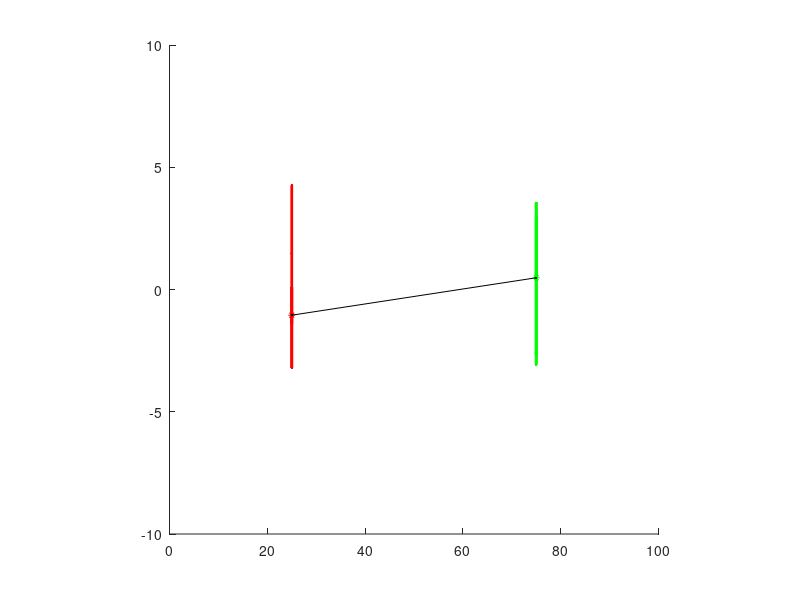

Write MATLAB code to recreate this figure.
% This script illustrates the effects of cross correlation on two random
% variables x and y. Both are zero mean.

% Pick the correlation coefficient. This is in the range [-1,1].
sigmaXY = -0.7;

% The covariances
sigmaXX = 4;
sigmaYY = 4;

% Number of samples
N = 1000;

% Width of the figure samples
n = 100;

% Build the covariance matrix
P = [sigmaXX sigmaXY*sqrt(sigmaXX*sigmaYY);sigmaXY*sqrt(sigmaXX*sigmaYY) sigmaYY];

% Create the matrix square root. The 1e-12 is added to ensure numerical
% stability
PSqrtm = sqrtm(P + eps * eye(2));

% Standard deviation in Y - used for plotting
stdY = max(sqrt(sigmaXX), sqrt(sigmaYY));

% Create the figure
figure(1)
clf
hold on
axis([0 n -5*stdY 5*stdY]);
axis square

% Sample
Z = PSqrtm * randn(2, N);

% Plotting. Use handles to speed stuff up

% This version does a "tickertape" display
if (false)
    H(1) = plot(NaN, NaN, 'r', 'LineWidth', 2);
    H(2) = plot(NaN, NaN, 'k');
    H(3) = plot(NaN, NaN, 'b');
    for startIdx = 1 : N - n 
        endIdx = startIdx + n - 1;
        set(H(1), 'XData', 1:n, 'YData', Z(1, startIdx : endIdx));
        set(H(2), 'XData', 1:n, 'YData', Z(2, startIdx : endIdx));
        set(H(3), 'XData', 1:n, 'YData', Z(1, startIdx : endIdx)-Z(2, startIdx : endIdx));
        drawnow
        pause(0.02)
    end
end

% This version has "bouncing objects
if (true)
    H(1) = plot(NaN, NaN, 'r*', 'MarkerSize', 5);
    H(2) = plot(NaN, NaN, 'g*', 'MarkerSize', 5);
    H(3) = plot(NaN, NaN, 'r', 'LineWidth', 2);
    H(4) = plot(NaN, NaN, 'g', 'Linewidth', 2);
    H(5) = plot(NaN, NaN, 'k');

    for idx = 1 : N
        set(H(1), 'XData', n/4, 'YData', Z(1, idx));
        set(H(2), 'XData', 3*n/4, 'YData', Z(2, idx));
        trail = max(idx-10,1):idx;
        set(H(3), 'XData', n/4*ones(length(trail), 1), 'YData', Z(1, trail));
        set(H(4), 'XData', 3*n/4*ones(length(trail), 1), 'YData', Z(2, trail));
        set(H(5), 'XData', [n/4 3*n/4], 'YData', Z(1:2, idx)');
        drawnow
        pause(0.02)
    end
end

% This draws a 2D plot
if (false)
    H(1) = plot(NaN, NaN, 'r*', 'MarkerSize', 5);
    H(2) = plot(NaN, NaN, 'r', 'LineWidth', 2);

    for idx = 1 : N
        set(H(1), 'XData', Z(1, idx), 'YData', Z(2, idx));
        trail = max(idx-10,1):idx;
        set(H(2), 'XData', Z(1, trail), 'YData', Z(2, trail));
        drawnow
        pause(0.02)
    end
end



